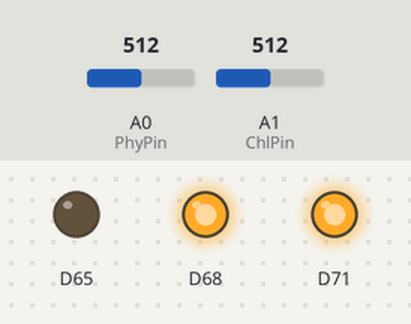
This sketch was run on a simulated Arduino Zero (SAMD21). Shown: output pins drawn as LEDs (lit = HIGH). The inputs (shaded band) are chosen by the test bench; at power-on: A0 (PhyPin) = 512, A1 (ChlPin) = 512 (analog values on the 0–1023 scale). What the sketch prints to the serial monitor is not drawn.

Above: at 5.1 s.
At 23.0 s:
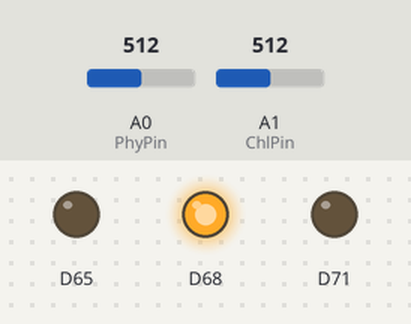
Timing chart, 0 to 33.3 s (numbered marks = the images above):
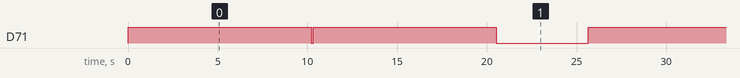

Measured:
- by itself, D71: repeats every 25.6 s: HIGH 10.2 s, LOW 5.1 s, HIGH 10.2 s, LOW 0.10 s
- by itself, everything shown: repeats every 25.6 s, in 4 steps

The sketch:

ReadTurnerFluorometer.ino
```cpp
/*Read Turner chlorophyll sensor at predetermined number of times with a predetermined delay between readings.
 * Fill an array with the results and calculate mean, median, min and max on the array
 * -T.R. Miller, Feb 26, 2024
 */

#include "Adafruit_MCP23X17.h"
Adafruit_MCP23X17 mcp;

//What analog pin to read sensor?
int ChlPin = A1;
int PhyPin = A0;
int NReads = 100;
int DelayReads = 100;

//How many readings to get on the analog pin?
const int N = 100;

//How long to delay between readings in milliseconds? NOTE: N x D = time it will take to make the measurement
const int D = 100;

//Variables needed. These will be available after running the anRead function.
float anAvg;
float anMedian;
float anMax;
float anMin;
float anSD;
float anER;
float anCV;
float GainVal;
float ChlAvg;
float ChlMedian;
float ChlMin;
float ChlMax;
float ChlSD;
float ChlER;
float ChlCV;
float ChlGain;

float PhyAvg;
float PhyMedian;
float PhyMin;
float PhyMax;
float PhySD;
float PhyER;
float PhyCV;
float PhyGain;

float mvolts; //millivolts read from any analog pin
//Function to read voltage on some analog pin and output in millivolts
float readVolts(int pin) {
  analogReadResolution(12);
  mvolts = analogRead(pin);
  mvolts *= 2;
  mvolts *= (3.3 / 4096);
  mvolts *= 1000;
  return mvolts;
}

//Function used by qsort for sorting array
int sort_desc(const void *cmp1, const void *cmp2){
  int a = *((int *)cmp1);
  int b = *((int *)cmp2);
  return a > b ? -1 : (a < b ? 1 : 0);
}

//Function anRead to read an analog sensor multiple times (N), calculate average (anAvg), median (anMedian), min (anMin) and max (anMax)
//pin = analog pin for which the sensor is connected
//N = number of times to read the sensor
//D = delay in milliseconds between readings (D x N = time required to make measurement)
//After running this function the mean, median, min and max are available in anAvg, anMedian, anMin and anMax, respectively
void anRead(int pin, int N, int D) {
  float an[N];
  Serial.print("Reading sensor "); Serial.print(N); Serial.print(" times");
  for (int i = 0; i < N; ++i) {
    an[i] = readVolts(pin);
    delay(D);
    Serial.print(".");
  }

  //Remove first value
  int N2 = N-1;
  float an2[N2];
  for (int i = 0; i < N2; ++i) {
    an2[i] = an[i+1];
  }

  //Remove last value
  int N3 = N2 - 1;
  float an3[N3];
  for (int i = 0; i < N3; ++i) {
    an3[i] = an2[i];
  }

  Serial.println("Array Received:");
  for (int i = 0; i < N3; ++i) {
    Serial.print(an3[i]);
    Serial.print(",");
  }
  Serial.println("");

  //Sort the array
  //int an_length = sizeof(an) / sizeof(an[0]);
  qsort(an2, N3, sizeof(an2[0]), sort_desc);

  //Calculate median
  int Center = N3/2;
  if ((N3 % 2) == 0){
    Center = Center - 1;
    anMedian = (an2[Center] + an2[Center+1])/2;
  } else {
    anMedian = (an2[Center]);
  }

  //Get min and max from sorted array
  anMax = an2[0];
  anMin = an2[N3-1];

  //Calculate average
  for (int i = 0; i < N3; i++){
    anAvg += an2[i];
  }
  anAvg = anAvg/(N3-1);

  float Var;
  for (int i=0; i<N3; i++){
    Var += ((an3[i]-anAvg)*(an3[i]-anAvg));
  }

  anSD = sqrt(Var/N3);
  anER = anSD/sqrt(N3);
  anCV = anSD/anAvg*100;
}

//function to read the Turner 7F Phyorophyll fluorometer
void readPhy() {
  unsigned int PhyNowTime = millis();
  unsigned int PhyInterval = 35000; //Give sensor up to 35 seconds to get data otherwise move on
  while (PhyNowTime + PhyInterval > millis()){
    Serial.println("Starting measurements with the Turner phycocyanin fluorometer");
    mcp.pinMode(7, OUTPUT);
    mcp.digitalWrite(7, HIGH); //Turn on 12VS rail
    delay(100);

    //Set gain to 100X
    mcp.pinMode(0, INPUT); //To be floating for 100X gain
    mcp.pinMode(1, OUTPUT); //Grounded for 100X gain
    mcp.digitalWrite(1, LOW);
    GainVal = 0.01; //will multiply by 0.01 to normalize the reading by gain value of 100X
    delay(100);  //required after changing gains
    Serial.println("Setting sensor to 100X Gain");
    anRead(PhyPin,NReads,DelayReads);

    //auto gain
    if (anMedian < 4400) {
      PhyAvg = anAvg * GainVal;
      PhyMedian = anMedian * GainVal;
      PhyMin = anMin * GainVal;
      PhyMax = anMax * GainVal;
      PhySD = anSD * GainVal;
      PhyER = anER * GainVal;
      PhyCV = anCV * GainVal;
      PhyGain = GainVal;
      break;
    } else {
      //decrease gain to 10X
      Serial.println("Signal too high. Decreasing gain to 10X and will repeat measurements");
      Serial.println("");
      mcp.pinMode(0, OUTPUT);
      mcp.pinMode(1, INPUT);
      mcp.digitalWrite(0, LOW);
      delay(100);
      GainVal = 0.1;
      //get average
      anRead(PhyPin,NReads,DelayReads);
      PhyAvg = anAvg * GainVal;
      PhyMedian = anMedian * GainVal;
      PhyMin = anMin * GainVal;
      PhyMax = anMax * GainVal;
      PhySD = anSD * GainVal;
      PhyER = anER * GainVal;
      PhyCV = anCV * GainVal;
      PhyGain = GainVal;
    }

    if (anMedian > 4400) {
      //decrease gain to 1X
      Serial.println("Signal still too high. Decreasing gain value to 1X and will repeat measurements again");
      Serial.println("");
      GainVal = 1;
      mcp.pinMode(0, INPUT);
      mcp.pinMode(1, INPUT);
      delay(100);
      anRead(PhyPin,NReads,DelayReads);
      PhyAvg = anAvg * GainVal;
      PhyMedian = anMedian * GainVal;
      PhyMin = anMin * GainVal;
      PhyMax = anMax * GainVal;
      PhySD = anSD * GainVal;
      PhyER = anER * GainVal;
      PhyCV = anCV * GainVal;
      PhyGain = GainVal;
    }
    break;
  }
  mcp.pinMode(7, OUTPUT);
  mcp.digitalWrite(7, LOW); //Turn off 12VS rail
  delay(100);
}

//function to read the Turner 7F chlorophyll fluorometer
void readChl() {
  unsigned int ChlNowTime = millis();
  unsigned int ChlInterval = 35000; //Give sensor up to 35 seconds to get data otherwise move on
  while (ChlNowTime + ChlInterval > millis()){
    Serial.println("Starting measurements with the Turner chlorophyll fluorometer");
    mcp.pinMode(7, OUTPUT);
    mcp.digitalWrite(7, HIGH); //Turn on 12VS rail
    delay(100);

    //Set gain to 100X
    mcp.pinMode(0, INPUT); //To be floating for 100X gain
    mcp.pinMode(1, OUTPUT); //Grounded for 100X gain
    mcp.digitalWrite(1, LOW);
    GainVal = 0.01; //will multiply by 0.01 to normalize the reading by gain value of 100X
    delay(100);  //required after changing gains
    Serial.println("Setting sensor to 100X Gain");
    anRead(ChlPin,NReads,DelayReads);

    //auto gain
    if (anMedian < 4400) {
      ChlAvg = anAvg * GainVal;
      ChlMedian = anMedian * GainVal;
      ChlMin = anMin * GainVal;
      ChlMax = anMax * GainVal;
      ChlSD = anSD * GainVal;
      ChlER = anER * GainVal;
      ChlCV = anCV * GainVal;
      ChlGain = GainVal;
      break;
    } else {
      //decrease gain to 10X
      Serial.println("Signal too high. Decreasing gain to 10X and will repeat measurements");
      Serial.println("");
      mcp.pinMode(0, OUTPUT);
      mcp.pinMode(1, INPUT);
      mcp.digitalWrite(0, LOW);
      delay(100);
      GainVal = 0.1;
      //get average
      anRead(ChlPin,NReads,DelayReads);
      ChlAvg = anAvg * GainVal;
      ChlMedian = anMedian * GainVal;
      ChlMin = anMin * GainVal;
      ChlMax = anMax * GainVal;
      ChlSD = anSD * GainVal;
      ChlER = anER * GainVal;
      ChlCV = anCV * GainVal;
      ChlGain = GainVal;
    }

    if (anMedian > 4400) {
      //decrease gain to 1X
      Serial.println("Signal still too high. Decreasing gain value to 1X and will repeat measurements again");
      Serial.println("");
      GainVal = 1;
      mcp.pinMode(0, INPUT);
      mcp.pinMode(1, INPUT);
      delay(100);
      anRead(ChlPin,NReads,DelayReads);
      ChlAvg = anAvg * GainVal;
      ChlMedian = anMedian * GainVal;
      ChlMin = anMin * GainVal;
      ChlMax = anMax * GainVal;
      ChlSD = anSD * GainVal;
      ChlER = anER * GainVal;
      ChlCV = anCV * GainVal;
      ChlGain = GainVal;
    }
    break;
  }
  mcp.pinMode(7, OUTPUT);
  mcp.digitalWrite(7, LOW); //Turn off 12VS rail
  delay(100);
}

void setup() {
  Serial.begin(115200);
  while(!Serial); //Wait to get serial monitor up
  Serial.println("Setting up");
  Wire.begin();
  mcp.begin_I2C(0x20);
  mcp.pinMode(4, OUTPUT);
  mcp.digitalWrite(4, HIGH); //Turn on 3VS rail
  mcp.pinMode(7, OUTPUT);
  mcp.digitalWrite(7, HIGH); //Turn off 12VS rail
  Serial.println("Setup complete");
}

void loop() {
  readChl();
  readPhy();
  Serial.println("***************************************");
  Serial.print("Chl Gain = "); Serial.println(ChlGain);
  Serial.print("Chl Mean = "); Serial.println(ChlAvg);
  Serial.print("Chl Median = "); Serial.println(ChlMedian);
  Serial.print("Chl Minimum = "); Serial.println(ChlMin);
  Serial.print("Chl Maximum = "); Serial.println(ChlMax);
  Serial.print("Chl Standard Deviation = "); Serial.println(ChlSD);
  Serial.print("Chl Standard Error = "); Serial.println(ChlER);
  Serial.print("Chl Coefficient of Variation = "); Serial.println(ChlCV);
  Serial.println("----------------------------------------");
  Serial.print("Phy Gain = "); Serial.println(PhyGain);
  Serial.print("Phy Mean = "); Serial.println(PhyAvg);
  Serial.print("Phy Median = "); Serial.println(PhyMedian);
  Serial.print("Phy Minimum = "); Serial.println(PhyMin);
  Serial.print("Phy Maximum = "); Serial.println(PhyMax);
  Serial.print("Phy Standard Deviation = "); Serial.println(PhySD);
  Serial.print("Phy Standard Error = "); Serial.println(PhyER);
  Serial.print("Phy Coefficient of Variation = "); Serial.println(PhyCV);
  Serial.println("***************************************");
  Serial.println("");
  mcp.digitalWrite(7, LOW);
  delay(5000);
}
```
